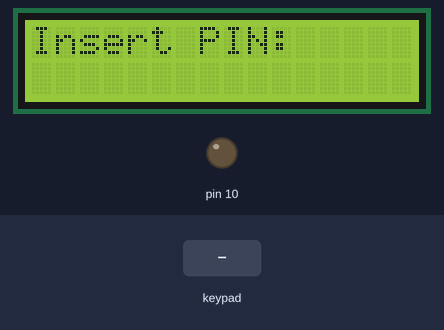
The sketch below on a simulated Arduino Uno, built with avr-gcc and run on an emulated ATmega328P. On the bench: 16×2 character LCD, output pins drawn as LEDs (lit = HIGH). Inputs (shaded band) come from the test bench.

Above: at 1.2 s.
1.3 s: keypad keys 5 4 3 2 # pressed 0.4 s apart
At 4.0 s:
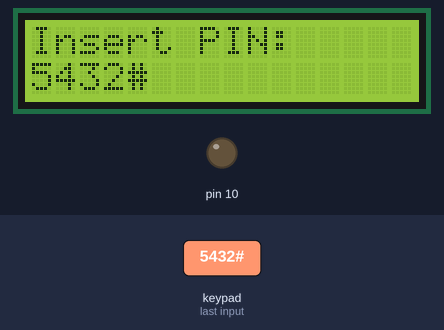
4.8 s: key '1' pressed
At 5.9 s:
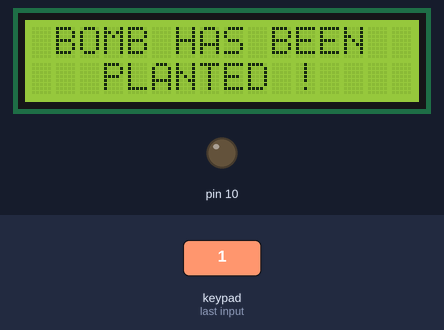
7.8 s: key 'A' pressed
At 8.7 s:
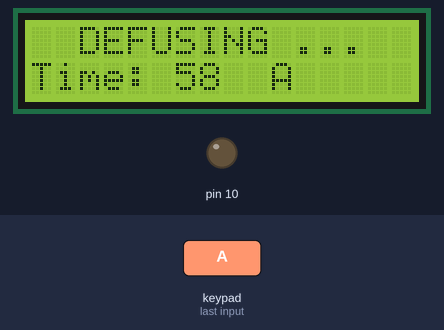
10.8 s: keypad keys 5 4 3 2 * pressed 0.4 s apart
At 14.9 s:
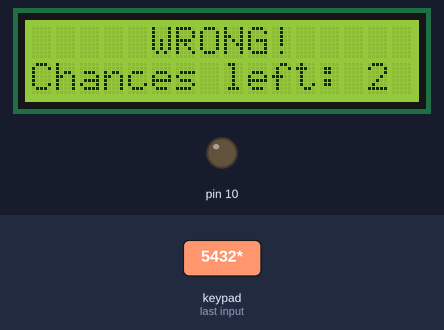
15.8 s: key 'B' pressed
At 17.4 s:
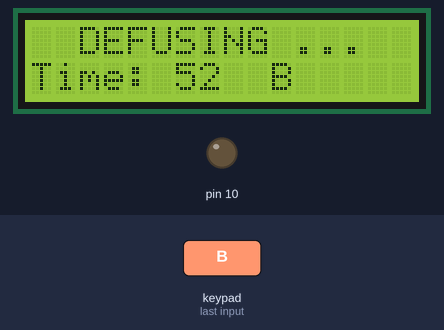
18.8 s: key 'C' pressed
At 20.4 s:
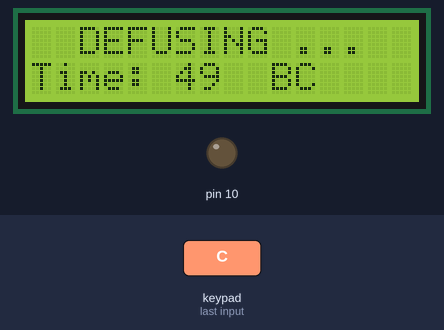
Timing chart, 0 to 21.9 s (numbered marks = the images above; inputs shaded):
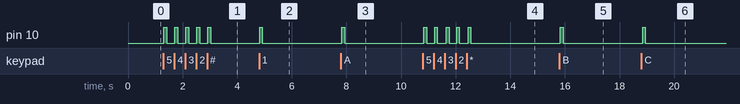

Measured:
- after the input at 1.3 s, pin 10: alternates HIGH for 0.10 s and LOW for 0.30 s, 10 changes in all, then stays LOW, starting at once; the display: first changes at once (image 1 shows a later state)
- after the input at 4.8 s, pin 10: LOW → HIGH at once, → LOW 0.10 s later; the display: first changes at once (image 2 shows a later state)
- after the input at 7.8 s, pin 10: LOW → HIGH at once, → LOW 0.10 s later; the display: first changes at once (image 3 shows a later state)
- after the input at 10.8 s, pin 10: alternates HIGH for 0.10 s and LOW for 0.30 s, 10 changes in all, then stays LOW, starting at once; the display: first changes at once (image 4 shows a later state)
- after the input at 15.8 s, pin 10: LOW → HIGH at once, → LOW 0.10 s later; the display: first changes at once (image 5 shows a later state)
- after the input at 18.8 s, pin 10: LOW → HIGH at once, → LOW 0.10 s later; the display: first changes after 0.05 s (image 6 shows a later state)
- what the display in image 2 shows lasts 2.0 s, from 5.0 s to 7.0 s

The sketch:

AirsoftB.ino
```cpp
#include <LiquidCrystal_I2C.h>
#include <Keypad.h>

const byte ROWS = 4; //four rows
const byte COLS = 4; //four columns

char keys[ROWS][COLS] = {
  {'1','2','3','A'},
  {'4','5','6','B'},
  {'7','8','9','C'},
  {'*','0','#','D'}
};

byte rowPins[ROWS] = {5, 4, 3, 2};
byte colPins[COLS] = {9, 8, 7, 6};

Keypad keypad = Keypad( makeKeymap(keys), rowPins, colPins, ROWS, COLS );
LiquidCrystal_I2C lcd(0x27, 16, 2);

char PIN[7];
char def_pin[7];
short curPos = 0;
short t = 0;
bool isPlanted = false;
bool isDefused = false;

int now = 0;
int last_time;
int sec;
short set_time = 60;

void timer()
{
  now = millis();
  if (now - last_time > 1000)
  {
    last_time = now;
    sec++;
  }
}

void setup() {
  pinMode(10, OUTPUT);
  digitalWrite(10, LOW);

  lcd.init();
  lcd.backlight();
}

void loop()
{
  char key = keypad.getKey();

  if (!isPlanted)
  {
    lcd.setCursor(0, 0);
    lcd.print("Insert PIN:");
    lcd.setCursor(0, 1);
    lcd.print(PIN);

    if (key)
    {
      digitalWrite(10, HIGH);
      if (key == 'D')
      {
        if (curPos > 0)
        {
          PIN[curPos - 1] = 0;
          curPos--;
        }
      }

      else if (curPos < 6)
      {
        PIN[curPos] = key;
        curPos++;
      }
      lcd.clear();
      delay(100);
      digitalWrite(10, LOW);

      key = 0;
    }

    if(curPos == 6)
    {
      isPlanted = true;
      lcd.clear();
      lcd.print(" BOMB HAS BEEN ");
      lcd.setCursor(0,1);
      lcd.print("   PLANTED !");
      delay(2000);
      lcd.clear();
      curPos = 0;
    }
  }

  if (isPlanted)
  {
    timer();

    if (!isDefused)
    {
      lcd.setCursor(0, 0);
      lcd.print("  DEFUSING ...");
      lcd.setCursor(0,1);
      lcd.print("Time: ");
      lcd.print(set_time - sec);
      lcd.print("  ");
      lcd.print(def_pin);

      if (key)
      {
        digitalWrite(10, HIGH);
        if (curPos < 6)
        {
          def_pin[curPos] = key;
          curPos++;
        }
        lcd.clear();
        delay(100);
        digitalWrite(10, LOW);

        key = 0;
      }

      if (curPos == 6)
      {
        //lcd.print("dupa");
        lcd.clear();
        if (strcmp(PIN, def_pin) == 0) // trzeba ogarnac jak przyrownac dwie tablice charow do siebie
        {                                   // Above done !
          isDefused = true;
          lcd.print("   WELL DONE");
          lcd.setCursor(0,1);
          lcd.print("    SOLDIER");
          delay(2000);
        }
        else
        {
          isDefused = true;
          t += 1;
          if(t == 3)
          {
            lcd.print("  YOU ARE DEAD!");
            lcd.setCursor(0,1);
            lcd.print( "   SKULL.JPG  ");
            delay(2500);
          }
          else
          {
            isDefused = true;
            curPos = 0;
            lcd.clear();
            lcd.print("     WRONG!");
            delay(1000);
            lcd.setCursor(0,1);
            lcd.print("Chances left: ");
            lcd.print(3-t);
            delay(2000);
            lcd.clear();
            short size = sizeof(def_pin)/sizeof(def_pin[0]);
            for (short i = 0; i<size; i++)  // zwalnianie(zerowanie) miejsca w tablicy def_pin[]
            {
              def_pin[i] = 0;
            }
            isDefused = false;
          }
        }
      }
    }
  }
}
```
